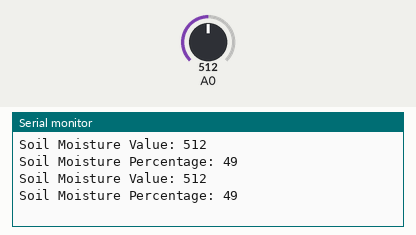
A sketch run on a simulated ESP8266 (NodeMCU). Parts: the last lines printed to the serial monitor. The test bench sets the inputs (shaded band); at power-on: A0 = 512.

Above: at 2.8 s.
2.9 s: A0 set to 716
At 5.2 s:
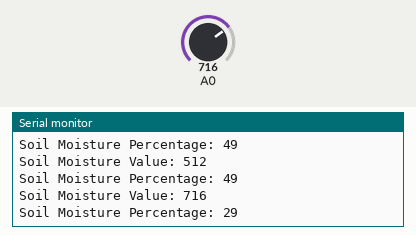
5.6 s: A0 set to 900
At 6.8 s:
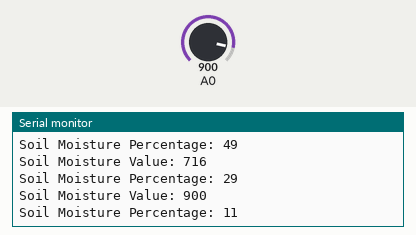
Timing chart, 0 to 8.6 s (numbered marks = the images above; inputs shaded):
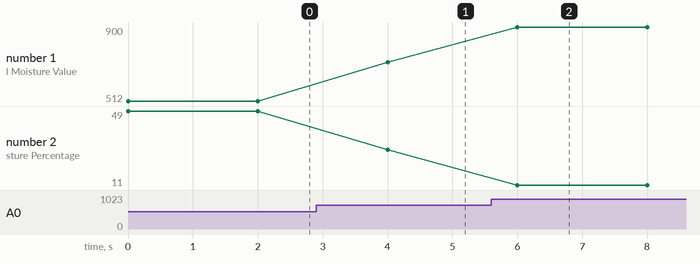

The sketch:

soil_moisture.ino
```cpp
#include <ESP8266WiFi.h>
#include <ESP8266HTTPClient.h>

const int sensorPin = D7; // Define the analog pin for the sensor

// WiFi credentials
/*const char* ssid = "KRANTI";
const char* password = "12345678";
*/
/*// Server settings (optional, if you want to send data)
const char* serverName = "http://example.com/update"; // Replace with your server URL
*/
void setup() {
  // Initialize serial communication
  Serial.begin(115200);

  /*// Connect to WiFi
  WiFi.begin(ssid, password);
  while (WiFi.status() != WL_CONNECTED) {
    delay(1000);
    Serial.println("Connecting to WiFi...");
  }
  Serial.println("Connected to WiFi");*/
}

void loop() {
  // Read the sensor value
  int sensorValue = analogRead(sensorPin);
  Serial.print("Soil Moisture Value: ");
  Serial.println(sensorValue);

  // Map the sensor value to percentage (0-100%)
  int moisturePercentage = map(sensorValue, 1023, 0, 0, 100);
  Serial.print("Soil Moisture Percentage: ");
  Serial.println(moisturePercentage);
/*
  // Optionally send data to server
  if (WiFi.status() == WL_CONNECTED) {
    HTTPClient http;
    http.begin(serverName);
    http.addHeader("Content-Type", "application/x-www-form-urlencoded");

    // Create the payload
    String httpRequestData = "moisture=" + String(moisturePercentage);
    int httpResponseCode = http.POST(httpRequestData);

    if (httpResponseCode > 0) {
      String response = http.getString();
      Serial.println(httpResponseCode);
      Serial.println(response);
    } else {
      Serial.print("Error on sending POST: ");
      Serial.println(httpResponseCode);
    }

    http.end();
  }*/

  // Wait for a while before next reading
  delay(2000); // e.g., 1 minute
}
```

Measured:
- after the input at 2.9 s, the serial monitor: prints a new line after 1.1 s (image 1)
- after the input at 5.6 s, the serial monitor: prints a new line after 0.40 s (image 2)
- plotted number 1: 512 → 716 after the input at 2.9 s, 716 → 900 after the input at 5.6 s
- plotted number 2: 49 → 29 after the input at 2.9 s, 29 → 11 after the input at 5.6 s
